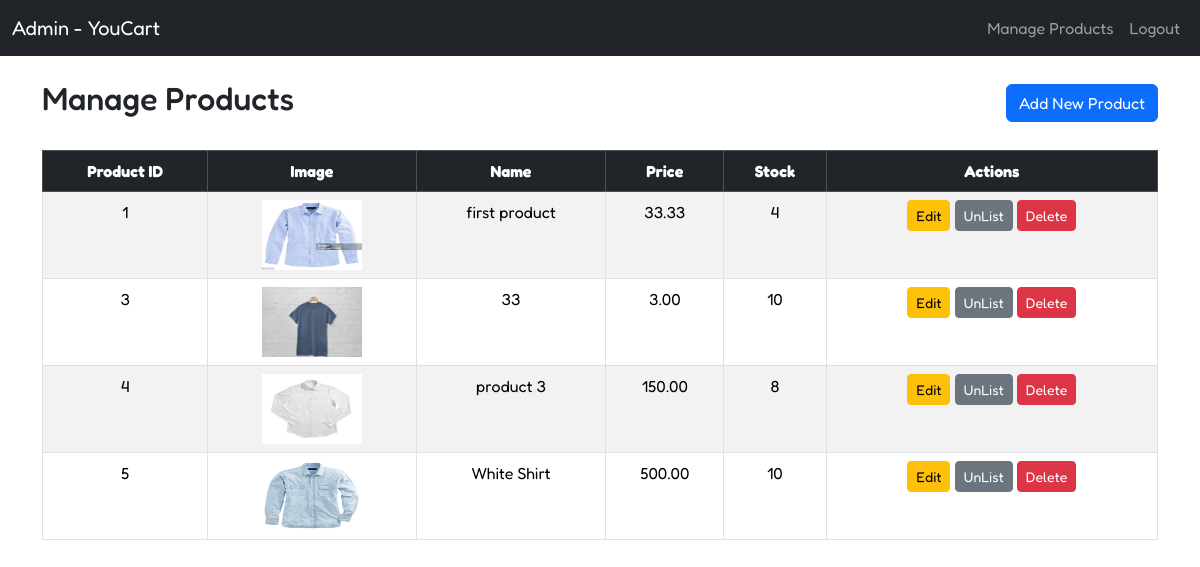
/admin_home/ (signed in), run on an earlier commit of the app's database.
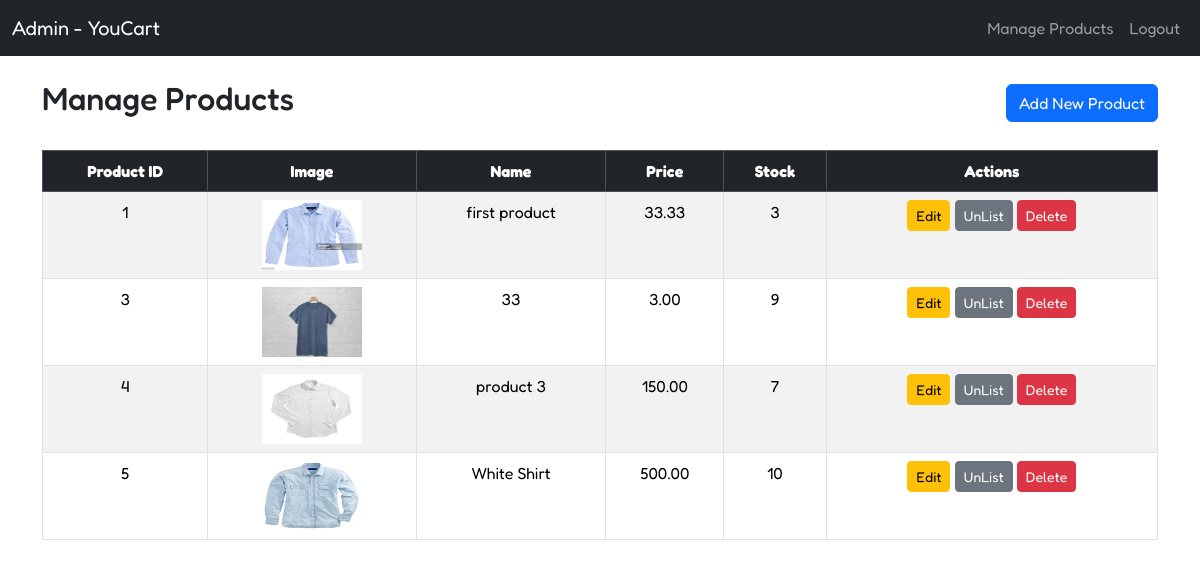
And on a later commit of the database.
### product/models.py (models this page shows, shortened)
class Product(models.Model):
    name = models.CharField(max_length=100, unique=True)
    image = models.ImageField(upload_to='images')
    stock = models.PositiveIntegerField()
    is_active = models.BooleanField(default=True)
    price = models.DecimalField(max_digits=10, decimal_places=2)

### auth_app/views.py (the view)
# urls.py: path("admin_home/", admin_home_view, name="admin_home"),
@login_required(login_url='admin_login')
def admin_home_view(request):
    if request.user.is_staff:
        products = Product.objects.all()
        context = {
            'products': products
        }
        return render(request, 'admin_home.html', context)
    messages.error(request, 'You dont have permission to access this page')
    return redirect('login')

### cart/context_processors.py (called while the page is built)
def cart_count(request):
    context = {}
    if request.user.is_authenticated:
        count = CartItem.objects.filter(cart__user=request.user).count()
        context['cart_count'] = count
    return context

### auth_app/templates/admin_home.html (shortened to what this page needs)
{% extends "base.html" %}
{% load static %}
{% block content %}
<nav class="navbar navbar-expand-lg navbar-dark bg-dark">
    <div class="container-fluid">
        <a class="navbar-brand" href="#">Admin - YouCart</a>
        <div class="collapse navbar-collapse" id="navbarNav">
            <ul class="navbar-nav ms-auto">
                <li class="nav-item">
                    <a class="nav-link" href="/admin_home/">Manage Products</a>
                </li>
                <li class="nav-item">
                    <a class="nav-link" href="/logout/">Logout</a>
                </li>
            </ul>
        </div>
    </div>
</nav>
<div class="container my-4 text-center">
    <div class="d-flex justify-content-between align-items-center mb-4">
        <h2>Manage Products</h2>
        <a href="#" class="btn btn-primary" data-bs-toggle="modal" data-bs-target="#addProductModal">Add New Product</a>
    </div>
    <table class="table table-bordered table-striped">
        <thead class="table-dark">
            <tr>
                <th>Product ID</th>
                <th>Image</th>
                <th>Name</th>
                <th>Price</th>
                <th>Stock</th>
                <th>Actions</th>
            </tr>
        </thead>
        <tbody>
            {% for product in products %}
            <tr>
                <td>{{ product.id }}</td>
                <td><img src="{{ product.image.url }}" alt="{{ product.name }}" style="width: 100px; height: 70px;"></td>
                <td>{{ product.name }}</td>
                <td>{{ product.price }}</td>
                <td>{{ product.stock }}</td>
                <td>
                    <a href="#" data-bs-toggle="modal" data-bs-target="#editProductModal{{ product.id }}" class="btn btn-warning btn-sm">Edit</a>
                    {% if product.is_active %}
                        <a href={% url "change_status" product.id %} class="btn btn-secondary btn-sm">UnList</a>
                    {% else %}
                        <a href={% url "change_status" product.id %} class="btn btn-success btn-sm">List</a>
                    {% endif %}
                    <form action="{% url 'delete_product' product.id %}" method="post" style="display: inline;">
                        <button type="submit" class="btn btn-danger btn-sm">Delete</button>
                    </form>
                </td>
            </tr>
            {% endfor %}
        </tbody>
    </table>
</div>
{% endblock content %}

What changed in the data, as far as the page shows it:
changed Product "first product": stock "4" → "3"
changed Product id 3: stock "10" → "9"
changed Product "product 3": stock "8" → "7"
